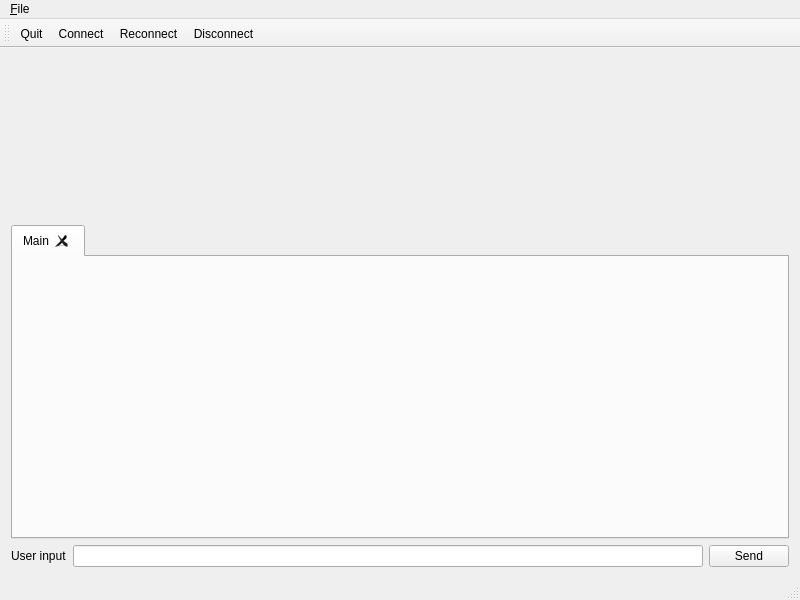
<?xml version="1.0" encoding="UTF-8"?>
<ui version="4.0">
 <class>MainWindow</class>
 <widget class="QMainWindow" name="MainWindow">
  <property name="geometry">
   <rect>
    <x>0</x>
    <y>0</y>
    <width>800</width>
    <height>600</height>
   </rect>
  </property>
  <property name="windowTitle">
   <string>cvnirc-qt</string>
  </property>
  <widget class="QWidget" name="centralWidget">
   <layout class="QVBoxLayout" name="verticalLayout">
    <item>
     <widget class="LogBuffer" name="logBufferProto" native="true">
      <property name="minimumSize">
       <size>
        <width>0</width>
        <height>160</height>
       </size>
      </property>
      <property name="maximumSize">
       <size>
        <width>16777215</width>
        <height>160</height>
       </size>
      </property>
     </widget>
    </item>
    <item>
     <widget class="QTabWidget" name="tabWidget">
      <property name="currentIndex">
       <number>0</number>
      </property>
      <property name="tabsClosable">
       <bool>true</bool>
      </property>
      <widget class="QWidget" name="tabMain">
       <attribute name="title">
        <string>Main</string>
       </attribute>
       <layout class="QVBoxLayout" name="verticalLayout_2">
        <item>
         <widget class="LogBuffer" name="logBufferMain" native="true">
          <property name="minimumSize">
           <size>
            <width>0</width>
            <height>80</height>
           </size>
          </property>
          <property name="autoFillBackground">
           <bool>false</bool>
          </property>
         </widget>
        </item>
       </layout>
      </widget>
     </widget>
    </item>
    <item>
     <layout class="QHBoxLayout" name="horizontalLayout">
      <item>
       <widget class="QLabel" name="labelUserInput">
        <property name="sizePolicy">
         <sizepolicy hsizetype="Preferred" vsizetype="Preferred">
          <horstretch>0</horstretch>
          <verstretch>0</verstretch>
         </sizepolicy>
        </property>
        <property name="text">
         <string>User input</string>
        </property>
        <property name="buddy">
         <cstring>lineEditUserInput</cstring>
        </property>
       </widget>
      </item>
      <item>
       <widget class="QLineEdit" name="lineEditUserInput"/>
      </item>
      <item>
       <widget class="QPushButton" name="pushButtonUserInput">
        <property name="text">
         <string>Send</string>
        </property>
       </widget>
      </item>
     </layout>
    </item>
   </layout>
  </widget>
  <widget class="QMenuBar" name="menuBar">
   <property name="geometry">
    <rect>
     <x>0</x>
     <y>0</y>
     <width>800</width>
     <height>25</height>
    </rect>
   </property>
   <widget class="QMenu" name="menu_File">
    <property name="title">
     <string>&amp;File</string>
    </property>
    <addaction name="action_Connect"/>
    <addaction name="action_Reconnect"/>
    <addaction name="action_Disconnect"/>
    <addaction name="separator"/>
    <addaction name="action_Quit"/>
   </widget>
   <addaction name="menu_File"/>
  </widget>
  <widget class="QToolBar" name="mainToolBar">
   <attribute name="toolBarArea">
    <enum>TopToolBarArea</enum>
   </attribute>
   <attribute name="toolBarBreak">
    <bool>false</bool>
   </attribute>
   <addaction name="action_Quit"/>
   <addaction name="action_Connect"/>
   <addaction name="action_Reconnect"/>
   <addaction name="action_Disconnect"/>
  </widget>
  <widget class="QStatusBar" name="statusBar"/>
  <action name="action_Quit">
   <property name="icon">
    <iconset theme="application-exit" resource="cvnirc-gui.qrc">
     <normaloff>:/icons/32px-quit.png</normaloff>:/icons/32px-quit.png</iconset>
   </property>
   <property name="text">
    <string>&amp;Quit</string>
   </property>
   <property name="shortcut">
    <string>Ctrl+Q</string>
   </property>
  </action>
  <action name="action_Connect">
   <property name="icon">
    <iconset theme="network-server" resource="cvnirc-gui.qrc">
     <normaloff>:/icons/32px-connect.png</normaloff>:/icons/32px-connect.png</iconset>
   </property>
   <property name="text">
    <string>&amp;Connect</string>
   </property>
  </action>
  <action name="action_Reconnect">
   <property name="icon">
    <iconset theme="network-transmit-receive" resource="cvnirc-gui.qrc">
     <normaloff>:/icons/32px-reconnect.png</normaloff>:/icons/32px-reconnect.png</iconset>
   </property>
   <property name="text">
    <string>&amp;Reconnect</string>
   </property>
  </action>
  <action name="action_Disconnect">
   <property name="icon">
    <iconset theme="process-stop" resource="cvnirc-gui.qrc">
     <normaloff>:/icons/32px-disconnect.png</normaloff>:/icons/32px-disconnect.png</iconset>
   </property>
   <property name="text">
    <string>&amp;Disconnect</string>
   </property>
  </action>
 </widget>
 <layoutdefault spacing="6" margin="11"/>
 <customwidgets>
  <customwidget>
   <class>LogBuffer</class>
   <extends>QWidget</extends>
   <header>logbuffer.h</header>
  </customwidget>
 </customwidgets>
 <resources>
  <include location="cvnirc-gui.qrc"/>
 </resources>
 <connections>
  <connection>
   <sender>lineEditUserInput</sender>
   <signal>returnPressed()</signal>
   <receiver>pushButtonUserInput</receiver>
   <slot>click()</slot>
   <hints>
    <hint type="sourcelabel">
     <x>583</x>
     <y>561</y>
    </hint>
    <hint type="destinationlabel">
     <x>737</x>
     <y>553</y>
    </hint>
   </hints>
  </connection>
 </connections>
</ui>
